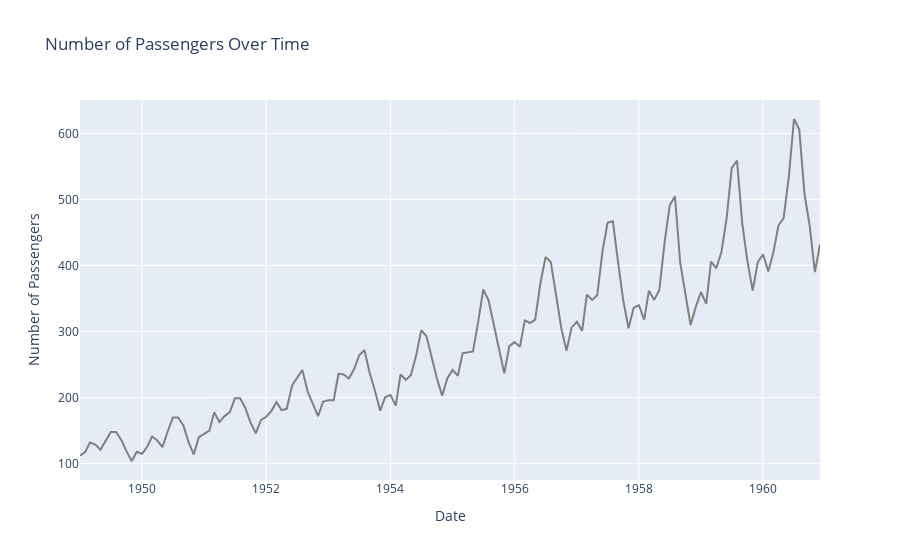

The notebook cell this image was saved under:
### Code cell
# plot the data using sns
sns.set(rc={'figure.figsize':(15, 5)}) 
sns.lineplot(x = "Date", y = "Number of Passengers", color='gray',  data = df)
# set the models
plt.xlabel('Date')
plt.ylabel('Number of Passengers')
plt.title("Number of Passengers Over Time")
# rotate x-axis ticks
plt.xticks(rotation=90, fontsize=6)

#make same plot using plotly
import plotly.express as px
fig = px.line(df, x="Date", y="Number of Passengers", title="Number of Passengers Over Time")
# change color of line
fig.update_traces(line_color='gray')
fig.show()

### Figure 1 — Plotly figure (JSON) as saved in the notebook; plotly's stock layout.template omitted (floating-point values rounded to 4 significant figures; data arrays with more than 128 entries replaced by an {"elided": "..."} marker saying what was removed)
{"data": [{"hovertemplate": "Date=%{x}<br>Number of Passengers=%{y}<extra></extra>", "legendgroup": "", "line": {"color": "gray", "dash": "solid"}, "marker": {"symbol": "circle"}, "mode": "lines", "name": "", "orientation": "v", "showlegend": false, "type": "scatter", "x": {"elided": "144 str values"}, "xaxis": "x", "y": {"elided": "144 int values"}, "yaxis": "y"}], "layout": {"legend": {"tracegroupgap": 0}, "title": {"text": "Number of Passengers Over Time"}, "xaxis": {"anchor": "y", "domain": [0, 1], "title": {"text": "Date"}}, "yaxis": {"anchor": "x", "domain": [0, 1], "title": {"text": "Number of Passengers"}}}}
